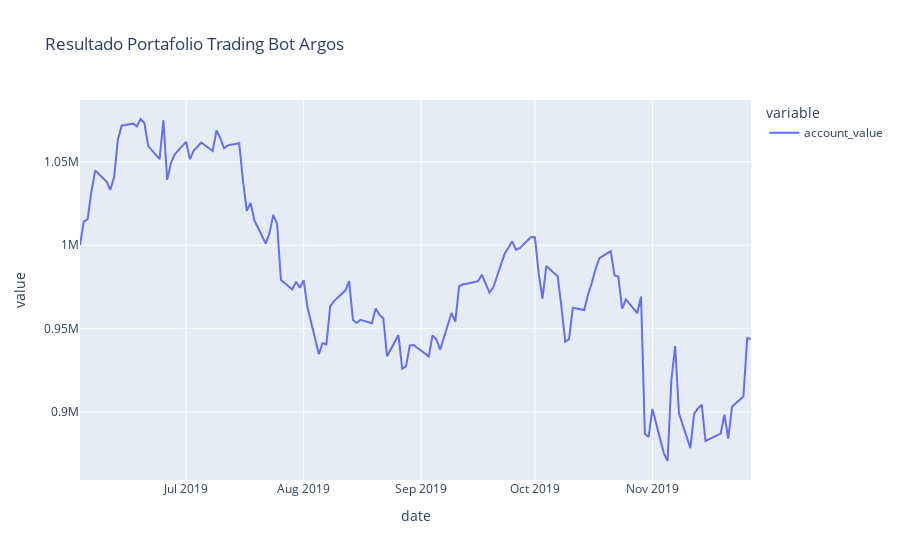

Notebook cell for this chart:
### Code cell
import plotly.express as px

fig = px.line(
  data_frame=result,
  title = "Resultado Portafolio Trading Bot Argos"
)
fig.show()
